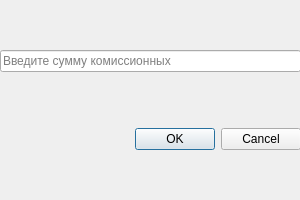
<?xml version="1.0" encoding="UTF-8"?>
<ui version="4.0">
 <class>VerificationDialog</class>
 <widget class="QDialog" name="VerificationDialog">
  <property name="geometry">
   <rect>
    <x>0</x>
    <y>0</y>
    <width>300</width>
    <height>200</height>
   </rect>
  </property>
  <property name="minimumSize">
   <size>
    <width>300</width>
    <height>200</height>
   </size>
  </property>
  <property name="maximumSize">
   <size>
    <width>300</width>
    <height>200</height>
   </size>
  </property>
  <property name="windowTitle">
   <string>Верификация</string>
  </property>
  <property name="windowIcon">
   <iconset resource="res.qrc">
    <normaloff>:/icons/book_text.svg</normaloff>:/icons/book_text.svg</iconset>
  </property>
  <widget class="QWidget" name="layoutWidget">
   <property name="geometry">
    <rect>
     <x>0</x>
     <y>0</y>
     <width>301</width>
     <height>201</height>
    </rect>
   </property>
   <layout class="QVBoxLayout" name="verticalLayout">
    <item>
     <widget class="QLineEdit" name="lineEditCommission">
      <property name="placeholderText">
       <string>Введите сумму комиссионных</string>
      </property>
     </widget>
    </item>
    <item>
     <widget class="QDialogButtonBox" name="buttonBox">
      <property name="orientation">
       <enum>Qt::Horizontal</enum>
      </property>
      <property name="standardButtons">
       <set>QDialogButtonBox::Cancel|QDialogButtonBox::Ok</set>
      </property>
     </widget>
    </item>
   </layout>
  </widget>
 </widget>
 <resources>
  <include location="res.qrc"/>
 </resources>
 <connections>
  <connection>
   <sender>buttonBox</sender>
   <signal>accepted()</signal>
   <receiver>VerificationDialog</receiver>
   <slot>accept()</slot>
   <hints>
    <hint type="sourcelabel">
     <x>248</x>
     <y>254</y>
    </hint>
    <hint type="destinationlabel">
     <x>157</x>
     <y>274</y>
    </hint>
   </hints>
  </connection>
  <connection>
   <sender>buttonBox</sender>
   <signal>rejected()</signal>
   <receiver>VerificationDialog</receiver>
   <slot>reject()</slot>
   <hints>
    <hint type="sourcelabel">
     <x>316</x>
     <y>260</y>
    </hint>
    <hint type="destinationlabel">
     <x>286</x>
     <y>274</y>
    </hint>
   </hints>
  </connection>
 </connections>
</ui>
